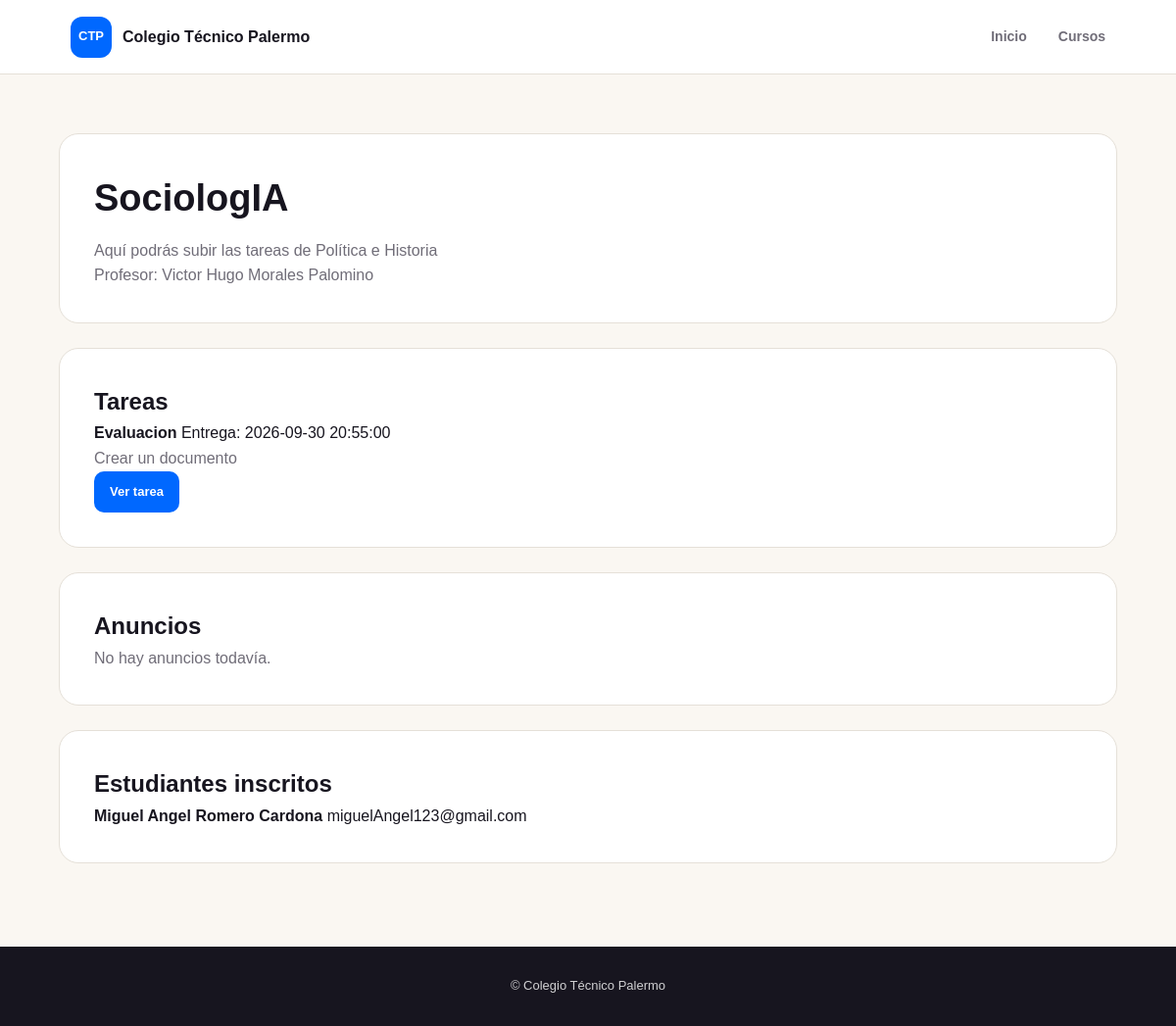
/Vistas/curso.php?id=4 (signed in), run on the app's committed database.
### tables this page shows
CREATE TABLE `cursos` (
  `id_curso` int(11) NOT NULL,
  `nombre` varchar(150) NOT NULL,
  `descripcion` text DEFAULT NULL,
  `profesor_id` int(11) NOT NULL,
  `fecha_creacion` datetime DEFAULT current_timestamp()
);

CREATE TABLE `usuarios` (
  `id_usuario` int(11) NOT NULL,
  `nombre` varchar(100) NOT NULL,
  `apellido` varchar(100) NOT NULL,
  `correo` varchar(150) NOT NULL,
  `password` varchar(255) NOT NULL,
  `rol` enum('estudiante','profesor') NOT NULL,
  `fecha_registro` datetime DEFAULT current_timestamp()
);

CREATE TABLE `tareas` (
  `id_tarea` int(11) NOT NULL,
  `curso_id` int(11) NOT NULL,
  `titulo` varchar(200) NOT NULL,
  `descripcion` text DEFAULT NULL,
  `fecha_entrega` datetime NOT NULL,
  `fecha_creacion` datetime DEFAULT current_timestamp(),
  `id_archivo` int(11) DEFAULT NULL
);

### Datos/Curso/CursoDAO.php (called while the page is built, shortened)
<?php
function obtenerCursoPorId(
    $conexion,
    $idCurso
) {
    $sql = "SELECT
                c.id_curso,
                c.nombre,
                c.descripcion,
                c.fecha_creacion,
                c.profesor_id,
                u.nombre AS profesor_nombre,
                u.apellido AS profesor_apellido
            FROM cursos c
            INNER JOIN usuarios u
                ON c.profesor_id = u.id_usuario
            WHERE c.id_curso = ?";
    $stmt = $conexion->prepare($sql);
    $stmt->bind_param(
        "i",
        $idCurso
    );
    $stmt->execute();
    $resultado = $stmt->get_result();
    $curso = $resultado->fetch_assoc();
    return $curso;
}
function obtenerEstudiantesCurso(
    $conexion,
    $cursoId
) {
    $sql = "SELECT
                u.id_usuario,
                u.nombre,
                u.apellido,
                u.correo
            FROM usuarios u
            INNER JOIN estudiantes_cursos ec
                ON u.id_usuario = ec.estudiante_id
            WHERE ec.curso_id = ?
            AND u.rol = 'estudiante'
            ORDER BY u.apellido, u.nombre";
    $stmt = $conexion->prepare($sql);
    $stmt->bind_param(
        "i",
        $cursoId
    );
    $stmt->execute();
    $resultado = $stmt->get_result();
    return $resultado;
}

### Datos/Tarea/TareaDAO.php (called while the page is built, shortened)
<?php
function obtenerTareasPorCurso(
    $conexion,
    $cursoId
) {
    $sql = "
        SELECT
            tareas.*,
            archivos.nombre_original AS archivo_nombre
        FROM tareas
        LEFT JOIN archivos
            ON tareas.id_archivo = archivos.id_archivo
        WHERE tareas.curso_id = ?
        ORDER BY tareas.fecha_entrega ASC
    ";
    $stmt = $conexion->prepare($sql);
    $stmt->bind_param(
        "i",
        $cursoId
    );
    $stmt->execute();
    $resultado = $stmt->get_result();
    return $resultado;
}

### Datos/Anuncio/AnuncioDAO.php (called while the page is built, shortened)
<?php
function obtenerAnunciosPorCurso(
    $conexion,
    $cursoId
) {
    $sql = "SELECT
                anuncios.*,
                usuarios.nombre,
                usuarios.apellido
            FROM anuncios
            INNER JOIN usuarios
                ON anuncios.profesor_id =
                   usuarios.id_usuario
            WHERE anuncios.curso_id = ?
            ORDER BY anuncios.fecha DESC";
    $stmt = $conexion->prepare($sql);
    $stmt->bind_param(
        "i",
        $cursoId
    );
    $stmt->execute();
    $resultado = $stmt->get_result();
    return $resultado;
}

### Vistas/curso.php (the view, shortened to what this page needs)
<?php
require_once __DIR__ . "/../Config/conexionBDD.php";
require_once __DIR__ . "/../Datos/Curso/CursoDAO.php";
require_once __DIR__ . "/../Datos/Tarea/TareaDAO.php";
require_once __DIR__ . "/../Datos/Anuncio/AnuncioDAO.php";
$idCurso = $_GET["id"] ?? "";
$curso = obtenerCursoPorId(
    $conexion,
    $idCurso
);
$estudiantes = obtenerEstudiantesCurso(
    $conexion,
    $idCurso
);
$tareas = obtenerTareasPorCurso(
    $conexion,
    $idCurso
);
$anuncios = obtenerAnunciosPorCurso(
    $conexion,
    $idCurso
);
?>
<!DOCTYPE html>
<html lang="es">
<head>
    <link
        rel="stylesheet"
        href="../CSS/estilos.css?v=4"
    >
</head>
<body>
<nav class="navbar">
    <a href="inicio.php" class="logo">
        <span class="logo-mark">
            CTP
        </span>
        <span class="logo-text">
            Colegio Técnico Palermo
        </span>
    </a>
    <div class="nav-links">
        <a href="inicio.php">
            Inicio
        </a>
        <a href="cursos.php">
            Cursos
        </a>
    </div>
</nav>
<main>
<div class="curso-detalle">
    <div class="curso-detalle-header">
        <h1>
            <?php
            echo htmlspecialchars(
                $curso["nombre"]
            );
            ?>
        </h1>
        <p>
            <?php
            echo nl2br(
                htmlspecialchars(
                    $curso["descripcion"] ?? ""
                )
            );
            ?>
        </p>
        <p>
            Profesor:
            <?php
            echo htmlspecialchars(
                $curso["profesor_nombre"] .
                " " .
                $curso["profesor_apellido"]
            );
            ?>
        </p>
    </div>
    <div class="curso-detalle-header">
        <h2>
            Tareas
        </h2>
        <?php if ($tareas && $tareas->num_rows > 0): ?>
            <?php while ($tarea = $tareas->fetch_assoc()): ?>
                <div class="estudiante-item">
                    <strong>
                        <?php
                        echo htmlspecialchars(
                            $tarea["titulo"]
                        );
                        ?>
                    </strong>
                    <span>
                        Entrega:
                        <?php
                        echo htmlspecialchars(
                            $tarea["fecha_entrega"]
                        );
                        ?>
                    </span>
                    <p>
                        <?php
                        echo nl2br(
                            htmlspecialchars(
                                $tarea["descripcion"] ?? ""
                            )
                        );
                        ?>
                    </p>
                    <a
                        href="tarea.php?id=<?php echo $tarea["id_tarea"]; ?>"
                        class="curso-btn"
                    >
                        Ver tarea
                    </a>
                </div>
            <?php endwhile; ?>
        <?php else: ?>
            <p>
                No hay tareas todavía.
            </p>
        <?php endif; ?>
    </div>
    <div class="curso-detalle-header">
        <h2>
            Anuncios
        </h2>
        <?php if ($anuncios && $anuncios->num_rows > 0): ?>
            <?php while ($anuncio = $anuncios->fetch_assoc()): ?>
                <div class="estudiante-item">
                    <strong>
                        <?php
                        echo htmlspecialchars(
                            $anuncio["titulo"]
                        );
                        ?>
                    </strong>
                    <span>
                        <?php
                        echo htmlspecialchars(
                            $anuncio["nombre"] .
                            " " .
                            $anuncio["apellido"]
                        );
                        ?>
                        ·
                        <?php
                        echo htmlspecialchars(
                            $anuncio["fecha"]
                        );
                        ?>
                    </span>
                    <p>
                        <?php
                        echo nl2br(
                            htmlspecialchars(
                                $anuncio["contenido"]
                            )
                        );
                        ?>
                    </p>
                </div>
            <?php endwhile; ?>
        <?php else: ?>
            <p>
                No hay anuncios todavía.
            </p>
        <?php endif; ?>
    </div>
    <div class="curso-detalle-header">
        <h2>
            Estudiantes inscritos
        </h2>
        <?php if ($estudiantes && $estudiantes->num_rows > 0): ?>
            <?php while ($estudiante = $estudiantes->fetch_assoc()): ?>
                <div class="estudiante-item">
                    <strong>
                        <?php
                        echo htmlspecialchars(
                            $estudiante["nombre"] .
                            " " .
                            $estudiante["apellido"]
                        );
                        ?>
                    </strong>
                    <span>
                        <?php
                        echo htmlspecialchars(
                            $estudiante["correo"]
                        );
                        ?>
                    </span>
                </div>
            <?php endwhile; ?>
        <?php else: ?>
            <p>
                Todavía no hay estudiantes inscritos.
            </p>
        <?php endif; ?>
    </div>
</div>
</main>
<footer>
    <p>
        © Colegio Técnico Palermo
    </p>
</footer>
</body>
</html>

### CSS/estilos.css (style rules this page uses)
:root { --azul: #0068ff; --azul-oscuro: #004cba; --rojo: #fe0000; --fondo: #faf7f2; --blanco: #ffffff; --texto: #17151f; --gris: #706d78; --borde: #e5e0d8; --radio: 20px; }
* { margin: 0; padding: 0; box-sizing: border-box; }
html { scroll-behavior: smooth; }
body { font-family: Arial, Helvetica, sans-serif; background: var(--fondo); color: var(--texto); line-height: 1.6; }
a { text-decoration: none; color: inherit; }
.navbar { width: 100%; min-height: 76px; display: flex; align-items: center; justify-content: space-between; padding: 0 6%; background: var(--blanco); border-bottom: 1px solid var(--borde); position: sticky; top: 0; z-index: 1000; }
.logo { display: flex; align-items: center; gap: 11px; font-weight: 800; }
.logo-mark { width: 42px; height: 42px; display: flex; align-items: center; justify-content: center; background: var(--azul); color: var(--blanco); border-radius: 12px; font-size: 13px; font-weight: 900; }
.logo-text { font-size: 16px; color: var(--texto); }
.nav-links { display: flex; align-items: center; gap: 32px; }
.nav-links a { position: relative; color: var(--gris); font-size: 14px; font-weight: 700; transition: color 0.2s ease, transform 0.2s ease; }
footer { padding: 30px 8%; background: var(--texto); color: var(--blanco); text-align: center; font-size: 13px; }
footer p { opacity: 0.8; }
.curso-btn { display: inline-flex; padding: 11px 16px; background: var(--azul); color: var(--blanco); border-radius: 10px; font-size: 13px; font-weight: 800; transition: 0.2s ease; }
.curso-detalle { width: 90%; max-width: 1100px; margin: 0 auto; padding: 60px 0; }
.curso-detalle-header { padding: 35px; background: var(--blanco); border-radius: var(--radio); border: 1px solid var(--borde); margin-bottom: 25px; }
.curso-detalle-header h1 { margin-bottom: 10px; font-size: 38px; }
.curso-detalle-header p { color: var(--gris); }

### data on the page
cursos: nombre "SociologIA", descripcion "Aquí podrás subir las tareas de Política e Historia", profesor.apellido "Victor Hugo Morales Palomino"
tareas: titulo "Evaluacion", fecha_entrega "2026-09-30 20:55:00", descripcion "Crear un documento"
usuarios: nombre+apellido "Miguel Angel Romero Cardona", correo "miguelAngel123@gmail.com"
